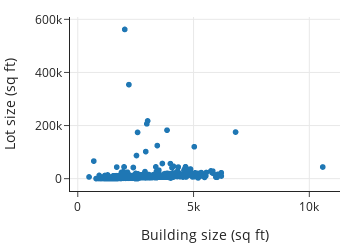

The code cell stored with this chart in its notebook:
### Markdown cell above
The log transform can also reveal shape in scatter plots.
Here, we've plotted building size on the x-axis and
lot size on the y-axis.
It's hard to see the shape in this plot since many of the points are crammed
along the bottom of the data region:

### Code cell
px.scatter(sfh, x='bsqft', y='lsqft', 
           labels={"bsqft": "Building size (sq ft)",
                    "lsqft": "Lot ize (sq ft)"},
           width=350, height=250)

### Figure 1 — Plotly figure (JSON) as saved in the notebook; plotly's stock layout.template omitted (floating-point values rounded to 4 significant figures; data arrays with more than 128 entries replaced by an {"elided": "..."} marker saying what was removed)
{"data": [{"hovertemplate": "Building size (sq ft)=%{x}<br>Lot size (sq ft)=%{y}<extra></extra>", "legendgroup": "", "marker": {"color": "#1F77B4", "symbol": "circle"}, "mode": "markers", "name": "", "showlegend": false, "type": "scattergl", "x": {"elided": "3065 int values"}, "xaxis": "x", "y": {"elided": "3065 int values"}, "yaxis": "y"}], "layout": {"height": 250, "legend": {"tracegroupgap": 0}, "width": 350, "xaxis": {"anchor": "y", "autorange": true, "domain": [0, 1], "range": [-336.0, 11330.0], "title": {"text": "Building size (sq ft)"}, "type": "linear"}, "yaxis": {"anchor": "x", "autorange": true, "domain": [0, 1], "range": [-46350.0, 608700.0], "title": {"text": "Lot size (sq ft)"}, "type": "linear"}}}
